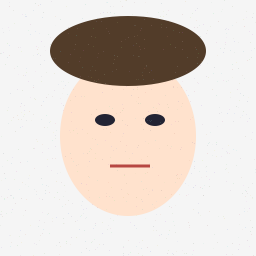
#> input picture assets/samples/character.png, 256 x 256 px
$ python tj_normalized.py ../../assets/samples/character.png out
#> lines starting #> are read from the running program, lines starting #| are printed output that depends on the picture; after the words box and inside, x2 and y2 are one past the last pixel; in counts of white or black regions, pixels touching at a corner belong together
#!/usr/bin/env python3
"""
tj_normalized.py — T-junction detection with normalized DV + deterministic tie-breaker
Step 1: normalizeDirections=true, tieBreaker=pixelIndexAsc (y*W+x)
"""
import sys
import numpy as np
from pathlib import Path
from skimage import io, feature, morphology, color

CANNY_SIGMA = 1.5
CANNY_LOW = 0.08
CANNY_HIGH = 0.20
NMS_RAD = 3
NORMALIZE = True

DIRS = np.array([
    (-1, -1), (-1, 0), (-1, 1),
    ( 0, -1),          ( 0, 1),
    ( 1, -1), ( 1, 0), ( 1, 1),
], dtype=np.int32)


def count_neighbors(skel_u8):
    H, W = skel_u8.shape
    pad = np.pad(skel_u8, 1, mode='constant')
    n = np.zeros((H, W), dtype=np.uint8)
    for dy in range(3):
        for dx in range(3):
            if dy == 1 and dx == 1:
                continue
            n += pad[dy:dy+H, dx:dx+W]
    return n * skel_u8


def main(image_path, out_dir):
#> called with image_path = '../../assets/samples/character.png', out_dir = 'out'
    out = Path(out_dir)
    out.mkdir(parents=True, exist_ok=True)

    img = io.imread(image_path)
#> img is the input picture: shape (256, 256, 4); mean R, G, B, A 224.5, 214.9, 207.8, 255
    if img.ndim == 3:
        gray = color.rgb2gray(img[..., :3])
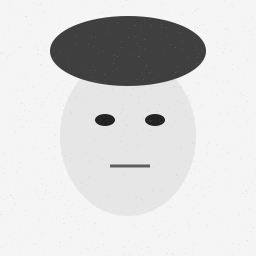
#> gray: shape (256, 256) float64; min 0.141, max 0.961, mean 0.849
    else:
        gray = img.astype(np.float32) / 255.0
    H, W = gray.shape
#> H = 256; W = 256
    print(f"[load] {image_path}  {H}x{W}")
#| [load] ../../assets/samples/character.png  256x256

    edges = feature.canny(gray, sigma=CANNY_SIGMA,
                          low_threshold=CANNY_LOW,
                          high_threshold=CANNY_HIGH)
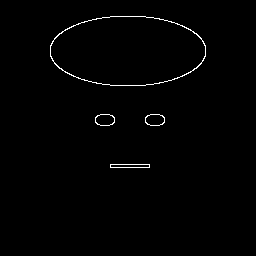
#> edges: shape (256, 256) bool; 0.93% white in thin lines or dots, all inside (x1, y1, x2, y2) = (50, 16, 206, 168)
    print(f"[canny] edge pixels: {int(edges.sum())} ({100*edges.mean():.2f}%)")
#| [canny] edge pixels: 612 (0.93%)

    skel = morphology.skeletonize(edges)
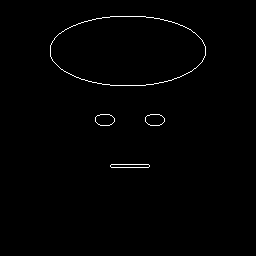
#> skel: shape (256, 256) bool; 0.78% white in thin lines or dots, all inside (x1, y1, x2, y2) = (50, 16, 206, 168)
    print(f"[skeleton] pixels: {int(skel.sum())} ({100*skel.mean():.2f}%)")
#| [skeleton] pixels: 511 (0.78%)

    skel_u8 = skel.astype(np.uint8)
    n_neigh = count_neighbors(skel_u8)
#> in count_neighbors, `pad = np.pad(skel_u8, 1, mode='constant')`:
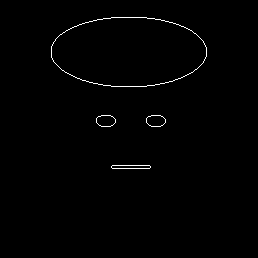
#> pad: shape (258, 258); values 0 (black) and 1 (white), 0.77% white in thin lines or dots, all inside (x1, y1, x2, y2) = (51, 17, 207, 169)
#> after the loop in count_neighbors, `for dy in range(3):`:
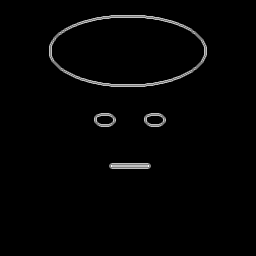
#> n: shape (256, 256); min 0, max 4, mean 0.0624; drawn with min black and max white
    n_endpoint = int(((n_neigh == 1) & skel).sum())
#> n_endpoint = 0
    n_line     = int(((n_neigh == 2) & skel).sum())
#> n_line = 511
    n_T        = int(((n_neigh == 3) & skel).sum())
#> n_T = 0
    n_X        = int(((n_neigh == 4) & skel).sum())
#> n_X = 0
    print(f"[neighbors] endpoint={n_endpoint}  line={n_line}  T/Y={n_T}  X={n_X}")
#| [neighbors] endpoint=0  line=511  T/Y=0  X=0

    ys, xs = np.where((n_neigh == 3) & skel)
#> ys = empty array; xs = empty array
    N = len(ys)
#> N = 0
    strengths = np.zeros(N, dtype=np.float32)
#> strengths = empty array

    for i in range(N):
        y, x = int(ys[i]), int(xs[i])
        neigh_dirs = []
        for dy, dx in DIRS:
            ny, nx = y + dy, x + dx
            if 0 <= ny < H and 0 <= nx < W and skel[ny, nx]:
                neigh_dirs.append((dy, dx))
        if len(neigh_dirs) != 3:
            continue
        v = np.array(neigh_dirs, dtype=np.float32)
        if NORMALIZE:
            v = v / np.linalg.norm(v, axis=1, keepdims=True)
        pairs = [(0,1), (0,2), (1,2)]
        dots = [float(np.dot(v[a], v[b])) for a, b in pairs]
        best_dot = min(dots)
        strengths[i] = -best_dot

    s = strengths
#> s = empty array
    n_perfect   = int((s >  0.999).sum())
#> n_perfect = 0
    n_imperfect = int(((s > 1e-6) & (s <= 0.999)).sum())
#> n_imperfect = 0
    n_zero      = int((s <= 1e-6).sum())
#> n_zero = 0
    print(f"[strength] total={N}")
#| [strength] total=0
    print(f"  perfect  (~1.0):    {n_perfect}")
#|   perfect  (~1.0):    0
    print(f"  imperfect (0<s<1):  {n_imperfect}")
#|   imperfect (0<s<1):  0
    print(f"  zero     (~0):      {n_zero}")
#|   zero     (~0):      0
    if N > 0:
        print(f"  min={s.min():.4f}  max={s.max():.4f}  mean={s.mean():.4f}")

    pix_idx = ys.astype(np.int64) * W + xs.astype(np.int64)
#> pix_idx = empty array
    order = np.lexsort((pix_idx, -strengths))
#> order = empty array

    taken = np.zeros((H, W), dtype=bool)
    accepted_strength = np.full((H, W), -1.0, dtype=np.float32)
    accepted_list = []
    breakdown = {'strictly_weaker': 0, 'tie_broken': 0, 'accepted': 0}

    for idx in order:
        y, x = int(ys[idx]), int(xs[idx])
        y0, y1 = max(0, y - NMS_RAD), min(H, y + NMS_RAD + 1)
        x0, x1 = max(0, x - NMS_RAD), min(W, x + NMS_RAD + 1)
        if taken[y0:y1, x0:x1].any():
            box = accepted_strength[y0:y1, x0:x1]
            mask = box >= 0
            if mask.any():
                blocker = float(box[mask].max())
                if blocker > strengths[idx]:
                    breakdown['strictly_weaker'] += 1
                else:
                    breakdown['tie_broken'] += 1
            continue
        taken[y0:y1, x0:x1] = True
        accepted_strength[y, x] = strengths[idx]
        accepted_list.append((y, x, float(strengths[idx])))
        breakdown['accepted'] += 1
#> this loop made 0 passes
#> accepted_strength: shape (256, 256) float32; every value is -1
#> taken: shape (256, 256) bool; every value is 0
#> after the loop, accepted_list = []; breakdown = {'strictly_weaker': 0, 'tie_broken': 0, 'accepted': 0}

    n_after = len(accepted_list)
#> n_after = 0
    print(f"[NMS] RAD={NMS_RAD}")
    print(f"  accepted:           {breakdown['accepted']}")
#|   accepted:           0
    print(f"  rejected (weaker):  {breakdown['strictly_weaker']}")
#|   rejected (weaker):  0
    print(f"  rejected (tie):     {breakdown['tie_broken']}")
#|   rejected (tie):     0
    print(f"  after NMS:          {n_after}")
#|   after NMS:          0

    vis = img[..., :3].copy() if img.ndim == 3 else np.stack([img]*3, axis=-1)
    if vis.dtype != np.uint8:
        vis = np.clip(vis * 255, 0, 255).astype(np.uint8)
    vis[skel] = (vis[skel] * 0.4 + np.array([0, 200, 200]) * 0.6).astype(np.uint8)
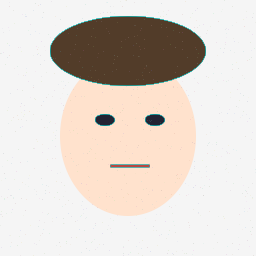
#> vis: shape (256, 256, 3); mean R, G, B 223.8, 215.3, 208.2
    vis[ys, xs] = [255, 255, 0]
    acc_y = np.array([p[0] for p in accepted_list]) if accepted_list else np.array([], dtype=int)
#> acc_y = empty array
    acc_x = np.array([p[1] for p in accepted_list]) if accepted_list else np.array([], dtype=int)
#> acc_x = empty array
    for dy in range(-1, 2):
        for dx in range(-1, 2):
            yy = np.clip(acc_y + dy, 0, H - 1)
            xx = np.clip(acc_x + dx, 0, W - 1)
            vis[yy, xx] = [255, 0, 0]

    vis_path = out / "tj_normalized_vis.png"
    io.imsave(vis_path, vis)
    print(f"[save] {vis_path}")

    npz_path = out / "tj_normalized_accept.npz"
    np.savez(npz_path, ys=acc_y, xs=acc_x,
             strengths=np.array([p[2] for p in accepted_list], dtype=np.float32))
    print(f"[save] {npz_path}")


if __name__ == "__main__":
    image_path = sys.argv[1] if len(sys.argv) > 1 else "assets/real/my_vtuber.png"
    out_dir = sys.argv[2] if len(sys.argv) > 2 else "assets/real/tj_normalized"
    main(image_path, out_dir)

$ run again, on assets/samples/character_1024.png
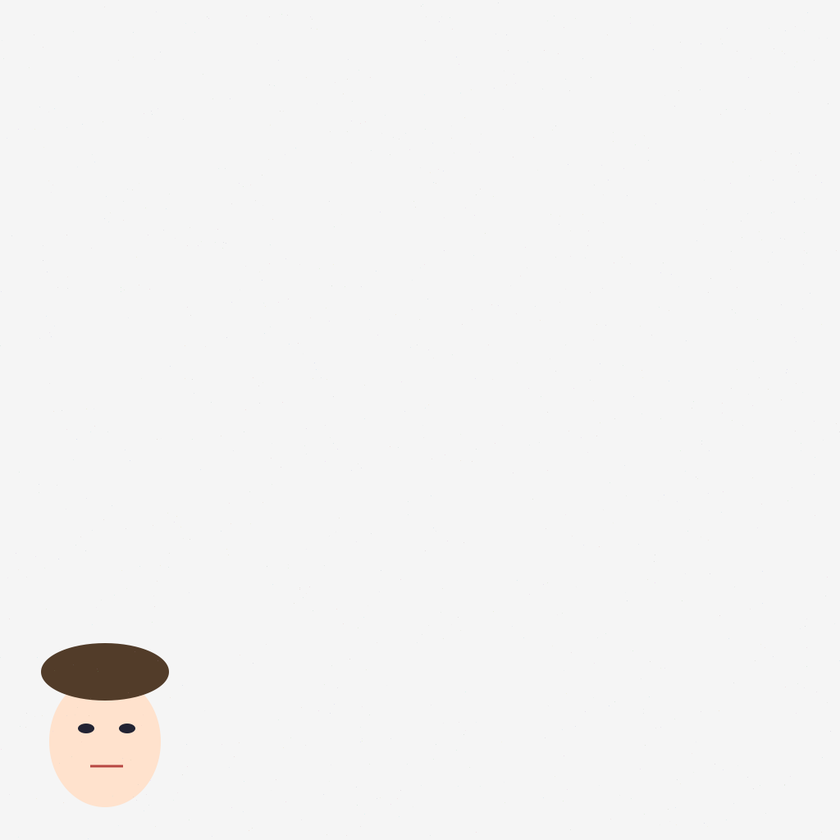
#> input picture assets/samples/character_1024.png, 840 x 840 px, shrunk from 1024 x 1024 before the run
#> in main, img is the input picture: shape (840, 840, 4); mean R, G, B, A 243.7, 243.1, 242.7, 255
#| [load] ../../assets/samples/character_1024.png  840x840
#> in main, `edges = feature.canny(gray, sigma=CANNY_SIGMA, low_threshold=CANNY_LOW..`:
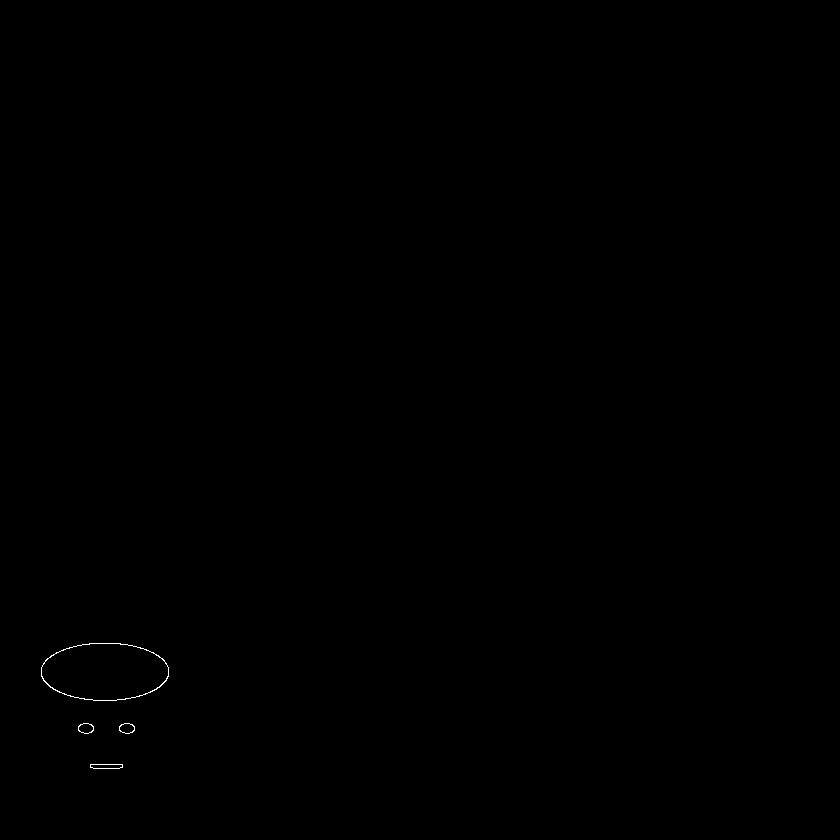
#> edges: shape (840, 840) bool; 0.07% white in thin lines or dots, all inside (x1, y1, x2, y2) = (41, 643, 169, 769)
#| [canny] edge pixels: 496 (0.07%)
#| [skeleton] pixels: 415 (0.06%)
#> pad: shape (842, 842); values 0 (black) and 1 (white), 0.06% white in thin lines or dots, all inside (x1, y1, x2, y2) = (42, 644, 170, 770)
#> n_endpoint = 0
#> n_line = 415
#> n_T = 0
#| [neighbors] endpoint=0  line=415  T/Y=0  X=0
#> ys = empty array
#> N = 0
#> s = empty array
#> n_perfect = 0
#| [strength] total=0
#|   perfect  (~1.0):    0
#|   imperfect (0<s<1):  0
#|   zero     (~0):      0
#> pix_idx = empty array
#> after the loop in main, `for idx in order:`: accepted_list = []; breakdown = {'strictly_weaker': 0, 'tie_broken': 0, 'accepted': 0}
#> n_after = 0
#|   accepted:           0
#|   rejected (weaker):  0
#|   rejected (tie):     0
#|   after NMS:          0
#> in main, `vis[skel] = (vis[skel] * 0.4 + np.array([0, 200, 200]) * 0.6).astype(n..`:
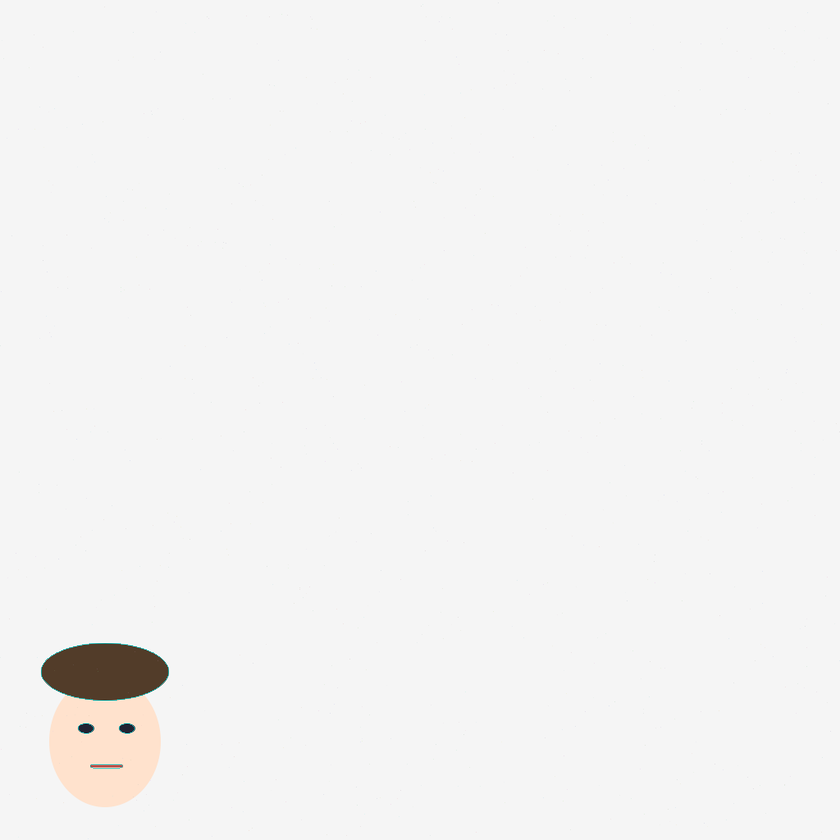
#> vis: shape (840, 840, 3); mean R, G, B 243.7, 243.1, 242.7
#> acc_y = empty array
